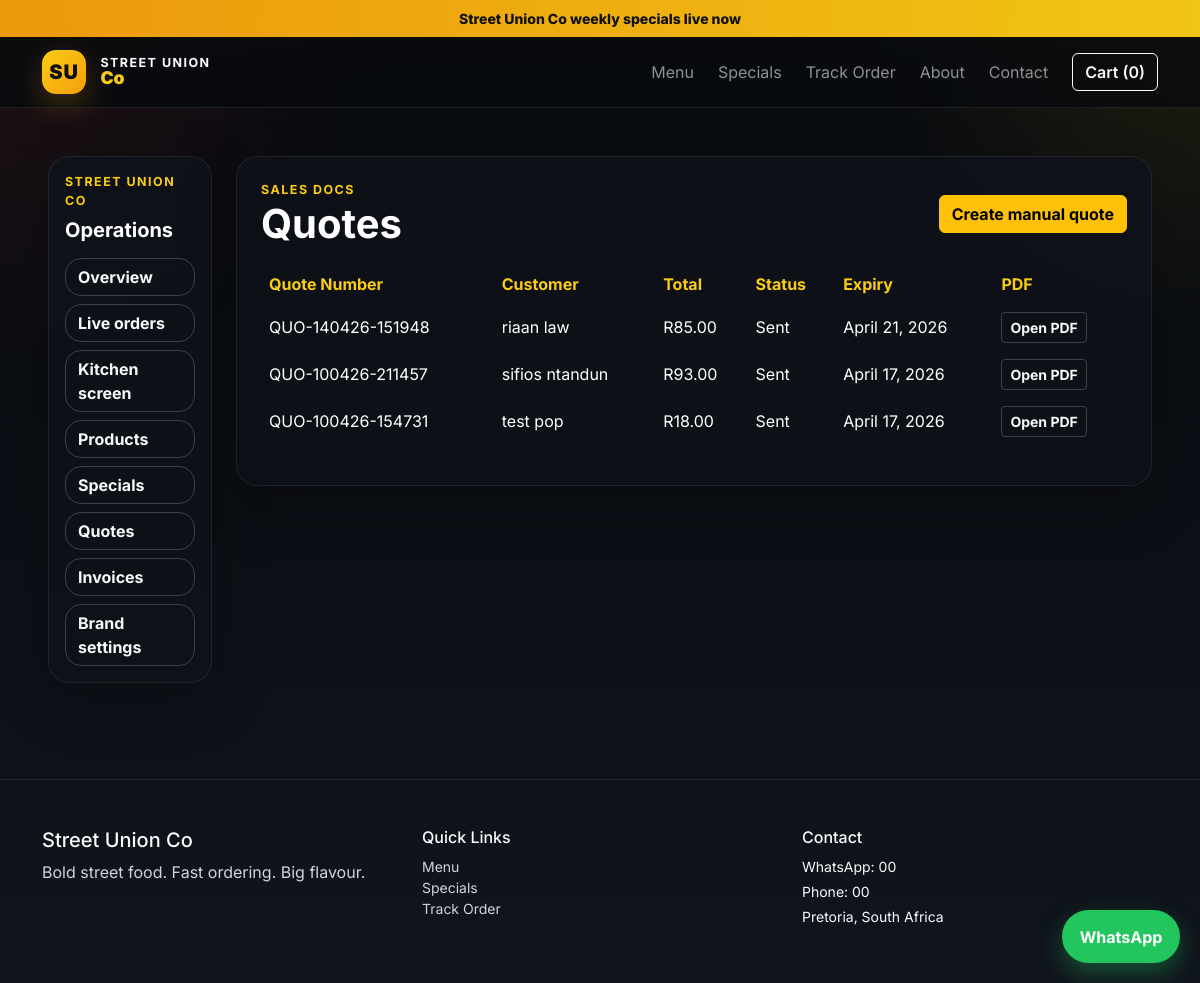
Screenshot of /dashboard/quotes/ with the database file from the repository.
### orders/models.py (models this page shows, shortened)
class TimeStampedModel(models.Model):
    created_at = models.DateTimeField(auto_now_add=True)
    updated_at = models.DateTimeField(auto_now=True)
    class Meta:
        abstract = True

class SiteSetting(TimeStampedModel):
    business_name = models.CharField(max_length=150, default='Street Union Co')
    tagline = models.CharField(max_length=220, blank=True)
    whatsapp_number = models.CharField(max_length=20, blank=True)
    support_email = models.EmailField(blank=True)
    phone_number = models.CharField(max_length=20, blank=True)
    address = models.TextField(blank=True)
    delivery_note = models.CharField(max_length=220, blank=True)
    promo_text = models.CharField(max_length=220, blank=True)

class Quote(TimeStampedModel):
    STATUS_CHOICES = [
        ('draft', 'Draft'),
        ('sent', 'Sent'),
        ('approved', 'Approved'),
        ('expired', 'Expired'),
    ]
    customer = models.ForeignKey(Customer, on_delete=models.CASCADE, related_name='quotes')
    quote_number = models.CharField(max_length=40, unique=True)
    expiry_date = models.DateField(null=True, blank=True)
    note = models.TextField(blank=True)
    subtotal = models.DecimalField(max_digits=10, decimal_places=2, default=0)
    delivery_fee = models.DecimalField(max_digits=10, decimal_places=2, default=0)
    total = models.DecimalField(max_digits=10, decimal_places=2, default=0)
    status = models.CharField(max_length=20, choices=STATUS_CHOICES, default='draft')
    class Meta:
        ordering = ['-created_at']

class Customer(TimeStampedModel):
    first_name = models.CharField(max_length=100)
    last_name = models.CharField(max_length=100, blank=True)
    phone_number = models.CharField(max_length=20)
    email = models.EmailField(blank=True)
    class Meta:
        ordering = ['first_name', 'last_name']
    def __str__(self):
        return f'{self.first_name} {self.last_name}'.strip()

### orders/views.py (the view)
# urls.py: path('dashboard/quotes/', views.dashboard_quotes, name='dashboard_quotes'),
def dashboard_quotes(request: HttpRequest) -> HttpResponse:
    return render(request, 'orders/dashboard/quotes.html', {'quotes': Quote.objects.select_related('customer')})

### orders/templates/orders/dashboard/quotes.html
{% extends 'orders/dashboard/base_dashboard.html' %}
{% block dashboard_content %}
<div class="panel p-4">
    <div class="d-flex justify-content-between align-items-center flex-wrap gap-3 mb-3">
        <div>
            <div class="section-kicker">Sales docs</div>
            <h1 class="fw-bold mb-0">Quotes</h1>
        </div>
        <a href="{% url 'orders:quote_create' %}" class="btn btn-warning">Create manual quote</a>
    </div>
    <div class="table-responsive">
        <table class="table table-dark table-borderless align-middle">
            <thead><tr><th>Quote Number</th><th>Customer</th><th>Total</th><th>Status</th><th>Expiry</th><th>PDF</th></tr></thead>
            <tbody>
            {% for quote in quotes %}
            <tr>
                <td>{{ quote.quote_number }}</td>
                <td>{{ quote.customer }}</td>
                <td>{{ currency_symbol }}{{ quote.total }}</td>
                <td>{{ quote.get_status_display }}</td>
                <td>{{ quote.expiry_date|default:'-' }}</td>
                <td><a href="{% url 'orders:quote_pdf' quote.id %}" class="btn btn-sm btn-outline-light" target="_blank">Open PDF</a></td>
            </tr>
            {% empty %}
            <tr><td colspan="6" class="text-light-emphasis">No quotes available.</td></tr>
            {% endfor %}
            </tbody>
        </table>
    </div>
</div>
{% endblock %}

### orders/templates/orders/base.html (shortened to what this page needs)
{% load static %}
<!doctype html>
<html lang="en">
<head>
    <link href="https://cdn.jsdelivr.net/npm/bootstrap@5.3.3/dist/css/bootstrap.min.css" rel="stylesheet">
    <link href="{% static 'css/styles.css' %}" rel="stylesheet">
</head>
<body>
    <div class="promo-bar text-center py-2 small">
        {{ site_settings.promo_text|default:'Street Union Co specials are live this week' }}
    </div>
    <nav class="navbar navbar-expand-lg navbar-dark sticky-top glass-nav">
        <div class="container">
            <a class="navbar-brand fw-bold brand-lockup" href="{% url 'orders:home' %}">
                <span class="brand-mark">SU</span>
                <span>
                    <small>Street Union</small>
                    <strong>Co</strong>
                </span>
            </a>
            <div class="collapse navbar-collapse">
                <ul class="navbar-nav ms-auto mb-2 mb-lg-0 align-items-lg-center gap-lg-2">
                    <li class="nav-item"><a class="nav-link" href="{% url 'orders:menu' %}">Menu</a></li>
                    <li class="nav-item"><a class="nav-link" href="{% url 'orders:specials' %}">Specials</a></li>
                    <li class="nav-item"><a class="nav-link" href="{% url 'orders:track_order' %}">Track Order</a></li>
                    <li class="nav-item"><a class="nav-link" href="{% url 'orders:about' %}">About</a></li>
                    <li class="nav-item"><a class="nav-link" href="{% url 'orders:contact' %}">Contact</a></li>
                    <li class="nav-item ms-lg-2">
                        <button class="btn btn-outline-light fw-semibold" type="button" data-bs-toggle="offcanvas" data-bs-target="#cartDrawer">
                            Cart ({{ cart_count|default:0 }})
                        </button>
                    </li>
                </ul>
            </div>
        </div>
    </nav>
    <main>
        {% block content %}{% endblock %}
    </main>
    <a class="whatsapp-float" target="_blank" rel="noopener" href="https://wa.me/{{ whatsapp_number }}">WhatsApp</a>
    <footer class="site-footer mt-5 py-5">
        <div class="container">
            <div class="row g-4">
                <div class="col-md-4">
                    <h5>{{ business_name }}</h5>
                    <p class="text-light-emphasis">{{ site_settings.tagline|default:'Fast flavour. Strong branding. Clean ordering.' }}</p>
                </div>
                <div class="col-md-4">
                    <h6>Quick Links</h6>
                    <ul class="list-unstyled small">
                        <li><a href="{% url 'orders:menu' %}">Menu</a></li>
                        <li><a href="{% url 'orders:specials' %}">Specials</a></li>
                        <li><a href="{% url 'orders:track_order' %}">Track Order</a></li>
                    </ul>
                </div>
                <div class="col-md-4">
                    <h6>Contact</h6>
                    <p class="small mb-1">WhatsApp: {{ site_settings.whatsapp_number|default:whatsapp_number }}</p>
                    <p class="small mb-1">Phone: {{ site_settings.phone_number|default:'067 000 0000' }}</p>
                    <p class="small mb-0">{{ site_settings.address|default:'Pretoria, South Africa' }}</p>
                </div>
            </div>
        </div>
    </footer>
</body>
</html>

### static/css/styles.css (style rules this page uses)
:root { --bg: #0b0d12; --panel: rgba(15, 18, 24, 0.92); --panel-2: rgba(22, 26, 34, 0.95); --panel-border: rgba(255, 255, 255, 0.08); --text: #f8fafc; --muted: #d1d5db; --accent: #facc15; --accent-strong: #f59e0b; --success: #22c55e; }
* { box-sizing: border-box; }
body { font-family: 'Inter', sans-serif; background: radial-gradient(circle at top right, rgba(250, 204, 21, 0.10), transparent 22%), radial-gradient(circle at top left, rgba(239, 68, 68, 0.10), transparent 24%), linear-gradient(180deg, #080a0e 0%, #10141c 100%); color: var(--text); }
a { color: inherit; text-decoration: none; }
.promo-bar { background: linear-gradient(90deg, rgba(245, 158, 11, 0.96), rgba(250, 204, 21, 0.96)); color: #111111; font-weight: 800; }
.glass-nav { backdrop-filter: blur(18px); background: rgba(8, 10, 14, 0.80); border-bottom: 1px solid var(--panel-border); }
.brand-lockup { display: inline-flex; align-items: center; gap: 0.9rem; }
.brand-mark { width: 44px; height: 44px; display: inline-flex; align-items: center; justify-content: center; border-radius: 14px; background: linear-gradient(135deg, var(--accent), var(--accent-strong)); color: #111111; font-weight: 900; letter-spacing: 0.04em; box-shadow: 0 10px 30px rgba(245, 158, 11, 0.25); }
.brand-lockup small, .brand-lockup strong { display: block; line-height: 1; }
.brand-lockup small { color: #ffffff; font-size: 0.78rem; text-transform: uppercase; letter-spacing: 0.12em; }
.brand-lockup strong { color: var(--accent); font-size: 1.1rem; }
.hero-panel, .panel, .success-panel, .special-card, .food-card, .empty-panel, .cart-drawer { background: var(--panel); border: 1px solid var(--panel-border); box-shadow: 0 20px 60px rgba(0, 0, 0, 0.24); border-radius: 1.5rem; }
.section-kicker { text-transform: uppercase; letter-spacing: 0.12em; color: var(--accent); font-size: 0.78rem; font-weight: 700; }
.whatsapp-float { position: fixed; right: 20px; bottom: 20px; background: #22c55e; color: white; padding: 0.9rem 1.1rem; border-radius: 999px; font-weight: 700; box-shadow: 0 10px 25px rgba(34,197,94,0.35); z-index: 1040; }
.site-footer { border-top: 1px solid var(--panel-border); color: var(--text); }
.site-footer a { color: var(--muted); }
.table-dark { --bs-table-bg: transparent !important; }
.text-light-emphasis, .text-body-secondary, .text-muted { color: #d1d5db !important; }
.food-card .btn, .hero-panel .btn, .special-card .btn, .panel .btn { font-weight: 700; }
.food-card h5, .food-card p, .hero-panel h3, .hero-panel p, .special-card h4, .special-card p, .empty-panel, .panel, .success-panel, .mini-panel, .stat-card, .category-pill, .drawer-item, .drawer-total, .cart-drawer { color: #ffffff; }
.dashboard-shell .panel { border-radius: 1.35rem; }
.table td, .table th { color: #fff !important; }
.table thead th { color: #facc15 !important; }
.offcanvas .btn-outline-light, .panel .btn-outline-light { border-color: rgba(255,255,255,0.2); }

### rows the page displays
SiteSetting: promo_text "Street Union Co weekly specials live now", business_name "Street Union Co", tagline "Bold street food. Fast ordering. Big flavour.", whatsapp_number "00", phone_number "00", address "Pretoria, South Africa"
Quote: quote_number "QUO-140426-151948", customer "riaan law", currency_symbol "R", total "85.00", status "Sent", expiry_date "April 21, 2026"
Quote: quote_number "QUO-100426-211457", customer "sifios ntandun", currency_symbol "R", total "93.00", status "Sent", expiry_date "April 17, 2026"
Quote: quote_number "QUO-100426-154731", customer "test pop", currency_symbol "R", total "18.00", status "Sent", expiry_date "April 17, 2026"

### other values shown
{{ cart_count|default:0 }} "0"
